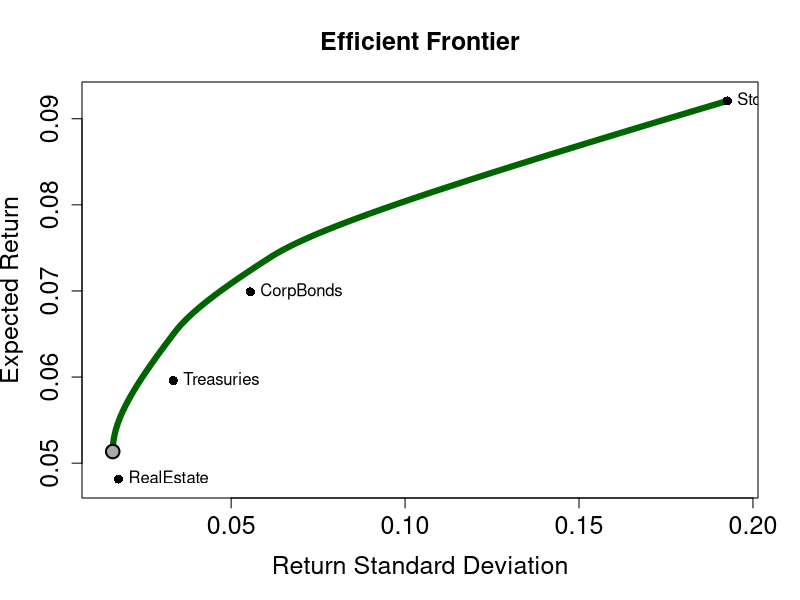
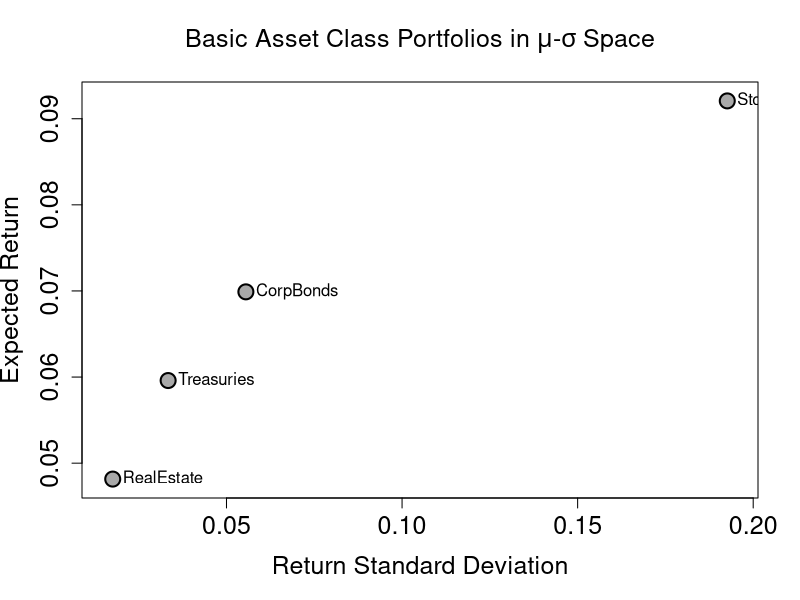

Write the R code that produced these figures, in order.
# Exercise 1: Import & clean data 
#-----------------------------------------------------------
# Save time series data from .csv file into a data frame
data <- read.csv2("Asset_Classes.csv", header = TRUE, stringsAsFactors = FALSE)

# Convert the first column of the data frame to date format
data$Date <- as.Date(data$Date, "%d.%m.%Y")

# Convert remaining columns to numerical format
for(i in 2:length(data[1,])){data[,i] <- as.numeric(data[,i])}

# Display head and check structure (str) of the data frame
head(data)
str(data)

#-----------------------------------------------------------
#-----------------------------------------------------------
# Exercise 2: Markowitz model 

# expected returns, standard deviations, and the covariance matrix of the returns
# Number of risky assets: exclude Date and Rf
N <- ncol(data) - 2

# Create vector to store mean returns
MU <- rep(NA, N)

# Fill vector with monthly mean returns for each asset
for(i in 2:(ncol(data)-1)) {
  MU[i-1] <- mean(data[, i], na.rm = TRUE) * 12
}

# Covariance matrix of risky asset returns only
SIGMA <- cov(na.omit(data[, 2:(ncol(data)-1)])) * 12

# Variances and standard deviations
VAR <- diag(SIGMA)
SD <- sqrt(VAR)
#---------------------------
# preparation for the optimization
library(quadprog)   # Load quadprog package

# Define number and type of constraints
n <- 2 + N   # Total number of constraints (2 basic + N short-sale constraints)
meq <- 2     # First "meq" constraints treated as equalities

# dvec set to zero (we specify the target function in terms of the variance only)
dvec <- rep(0,N)    

# Amat includes left-hand-side values of the constraints; see **slide 14**
Amat <- matrix(NA, N, n)    # Create matrix to store the constraints
Amat[,1] <- MU              # (i)   w1*mu1 + w2*mu2 = mup (find minimum variance for a given mean)
Amat[,2] <- rep(1, N)       # (ii)  SUM(w_i) = 1          (budget constraint) 
for(i in 1:N){              # (iii) w_i >= 0              (short-sale constraints)
  constraint <- rep(0,N)    # Create vector with N zeros
  constraint[i] <- 1        # Set 1 for the short-sale constraints (w*1), 0 for unconstrained frontier
  Amat[,i+2] <- constraint}

stepsize <- 0.0001                        # Stepsize for vector with fixed mean returns for optimization (first constraint)
mu_bar <- seq(min(MU),max(MU),stepsize)   # Fixed mean returns for optimization (first constraint) 
#mu_bar <- seq(0,1, stepsize)             # Use this for unconstrained frontier

#-----------------------------------------------------------
# Create objects to store efficient frontier
#-----------------------------------------------------------
w <- matrix(NA, N, length(mu_bar))        # Matrix for weights of efficient portfolios
w[,1:10]                                  # View first 10 columns of matrix w to see structure
mu <- rep(NA,length(mu_bar))              # Vector for means of efficient portfolios
sigma <- rep(NA,length(mu_bar))           # Vector for standard deviations of efficient portfolios
#-----------------------------------------------------------
#### Optimization for Efficient Frontier ####
# bvec = c(mu_bar[i], 1, rep(0,N))
# these contain the constrains from **page 14** of the lecture slides
#-----------------------------------------------------------
for(i in 1:length(mu_bar)) {
  w[,i] <- solve.QP(Dmat = SIGMA, 
                    dvec = dvec, 
                    Amat = Amat,
                    bvec = c(mu_bar[i], 1, rep(0,N)),
                    meq = meq)$solution
  mu[i] <- t(w[,i]) %*% MU
  sigma[i] <- sqrt(t(w[,i]) %*% SIGMA %*% w[,i])}

#-----------------------------------------------------------^
# Find minimum variance portfolio
#-----------------------------------------------------------
# Look up the position of the smallest standard deviation 
# in the vector "sigma". This position index is stored as  
# scalar object "min_var"

min_var <- which.min(abs(min(sigma) - sigma)) 
#Alternative that finds closest value
#-----------------------------------------------------------
#########################################
# Plot the efficient frontier
#########################################
asset_names <- colnames(data)[2:(ncol(data)-1)]
eff <- mu >= mu[min_var]

x_all <- c(sigma[eff], SD)
y_all <- c(mu[eff], MU)

x_pad <- 0.05 * diff(range(x_all))
y_pad <- 0.05 * diff(range(y_all))

plot(sigma[eff], mu[eff], type = "l",
     lwd = 6,
     xlim = range(x_all) + c(-x_pad, x_pad),
     ylim = range(y_all) + c(-y_pad, y_pad),
     xaxs = "i", yaxs = "i", col = "darkgreen",
     main = "Efficient Frontier",
     xlab = "Return Standard Deviation", ylab = "Expected Return",
     cex.axis = 1.5, cex.lab = 1.5, cex.main = 1.5)

points(SD, MU, pch = 16, cex = 1.2, col = "black")
text(SD, MU, labels = asset_names, pos = 4, cex = 1)

points(sigma[min_var], mu[min_var],
       pch = 21, cex = 1.8, lwd = 2,
       col = "black", bg = "darkgrey")

#########################################
# Plot the 4 basic asset classes in the mu-sigma space
#########################################

asset_names <- colnames(data)[2:(ncol(data)-1)]

x_pad <- 0.05 * diff(range(SD))
y_pad <- 0.05 * diff(range(MU))

plot(SD, MU, type = "p",
     pch = 21, cex = 2, lwd = 2,
     col = "black", bg = "darkgrey",
     xlim = range(SD) + c(-x_pad, x_pad),
     ylim = range(MU) + c(-y_pad, y_pad),
     xaxs = "i", yaxs = "i",
     main = expression(paste("Basic Asset Class Portfolios in ", mu, "-", sigma, " Space")),
     xlab = "Return Standard Deviation", ylab = "Expected Return",
     cex.axis = 1.5, cex.lab = 1.5, cex.main = 1.5)

text(SD, MU, labels = asset_names, pos = 4, cex = 1)
